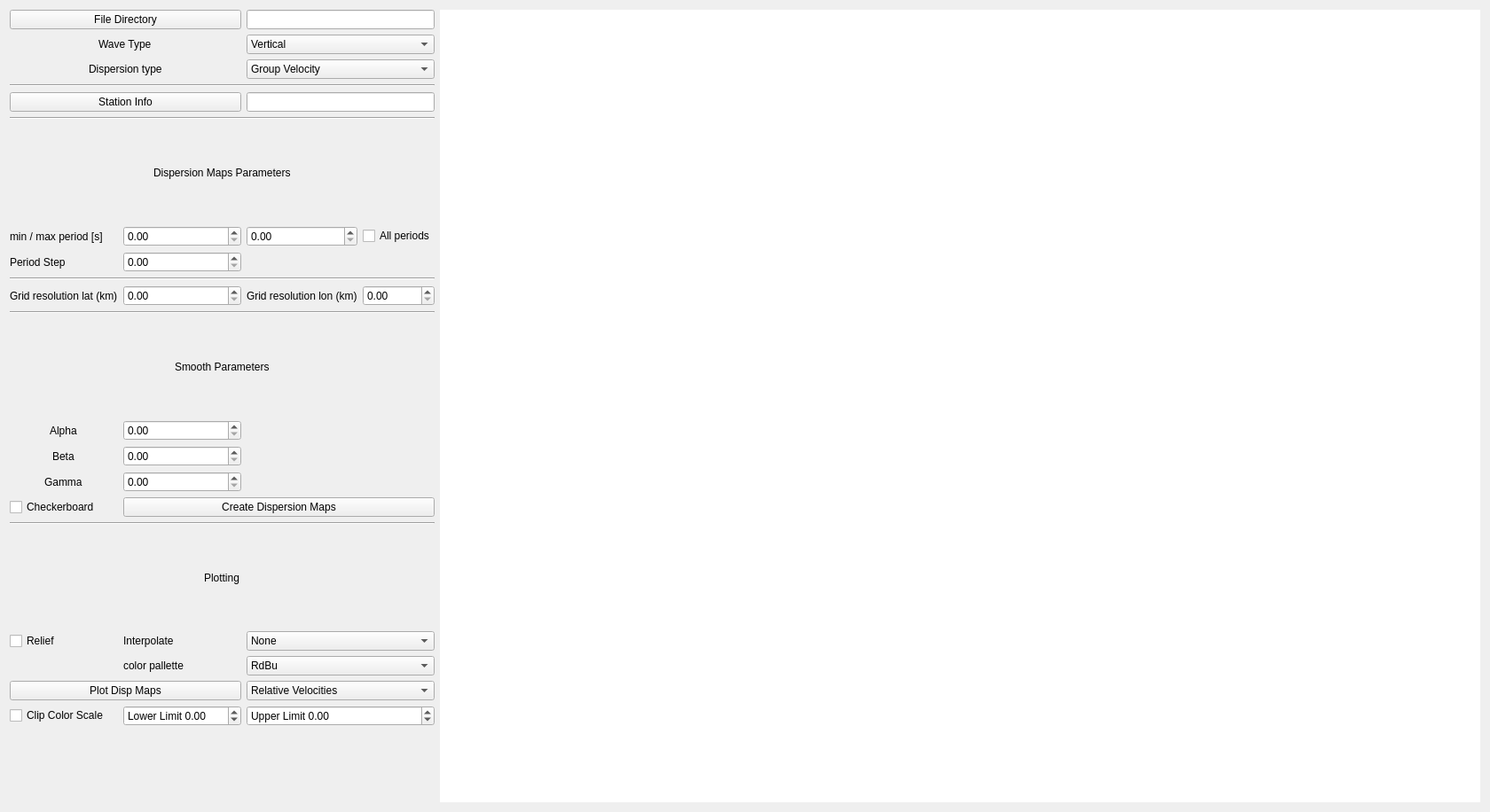
<?xml version="1.0" encoding="UTF-8"?>
<ui version="4.0">
 <class>EGFFrame</class>
 <widget class="QWidget" name="EGFFrame">
  <property name="geometry">
   <rect>
    <x>0</x>
    <y>0</y>
    <width>1680</width>
    <height>916</height>
   </rect>
  </property>
  <layout class="QHBoxLayout" name="horizontalLayout" stretch="0,0">
   <item>
    <widget class="QSplitter" name="splitter_3">
     <property name="sizePolicy">
      <sizepolicy hsizetype="Preferred" vsizetype="Preferred">
       <horstretch>0</horstretch>
       <verstretch>0</verstretch>
      </sizepolicy>
     </property>
     <property name="orientation">
      <enum>Qt::Vertical</enum>
     </property>
     <widget class="QWidget" name="layoutWidget_4">
      <layout class="QGridLayout" name="gridLayout_2">
       <item row="3" column="0">
        <layout class="QVBoxLayout" name="verticalLayout">
         <item>
          <widget class="QWidget" name="pagination_widget" native="true">
           <property name="sizePolicy">
            <sizepolicy hsizetype="Maximum" vsizetype="MinimumExpanding">
             <horstretch>0</horstretch>
             <verstretch>0</verstretch>
            </sizepolicy>
           </property>
           <property name="minimumSize">
            <size>
             <width>100</width>
             <height>20</height>
            </size>
           </property>
           <property name="maximumSize">
            <size>
             <width>400</width>
             <height>80</height>
            </size>
           </property>
           <property name="styleSheet">
            <string notr="true"/>
           </property>
           <layout class="QVBoxLayout" name="verticalLayout_4">
            <property name="spacing">
             <number>0</number>
            </property>
            <property name="leftMargin">
             <number>0</number>
            </property>
            <property name="topMargin">
             <number>0</number>
            </property>
            <property name="rightMargin">
             <number>0</number>
            </property>
            <property name="bottomMargin">
             <number>0</number>
            </property>
           </layout>
          </widget>
         </item>
        </layout>
       </item>
       <item row="0" column="0">
        <layout class="QGridLayout" name="gridLayout_7">
         <item row="10" column="0">
          <widget class="QLabel" name="label_2">
           <property name="text">
            <string>min / max period [s]</string>
           </property>
          </widget>
         </item>
         <item row="13" column="0">
          <widget class="QLabel" name="label_20">
           <property name="text">
            <string>Grid resolution lat (km)</string>
           </property>
          </widget>
         </item>
         <item row="7" column="0" colspan="4" alignment="Qt::AlignHCenter">
          <widget class="QLabel" name="label_9">
           <property name="text">
            <string>Dispersion Maps Parameters</string>
           </property>
          </widget>
         </item>
         <item row="11" column="1">
          <widget class="QDoubleSpinBox" name="periods_stepCB"/>
         </item>
         <item row="0" column="0" colspan="2">
          <widget class="QPushButton" name="read_pklBtn">
           <property name="toolTip">
            <string>Select the folder where you have the seismogram files</string>
           </property>
           <property name="text">
            <string>File Directory</string>
           </property>
          </widget>
         </item>
         <item row="27" column="0" colspan="2">
          <widget class="QPushButton" name="plotMapBtn">
           <property name="text">
            <string>Plot Disp Maps</string>
           </property>
          </widget>
         </item>
         <item row="2" column="0" colspan="2" alignment="Qt::AlignHCenter">
          <widget class="QLabel" name="label_12">
           <property name="text">
            <string>Dispersion type</string>
           </property>
          </widget>
         </item>
         <item row="17" column="1">
          <widget class="QDoubleSpinBox" name="alphaCB">
           <property name="maximum">
            <double>10000.000000000000000</double>
           </property>
          </widget>
         </item>
         <item row="24" column="0">
          <widget class="QCheckBox" name="reliefCB">
           <property name="text">
            <string>Relief</string>
           </property>
          </widget>
         </item>
         <item row="12" column="0" colspan="4">
          <widget class="Line" name="line_4">
           <property name="orientation">
            <enum>Qt::Horizontal</enum>
           </property>
          </widget>
         </item>
         <item row="25" column="1">
          <widget class="QLabel" name="label_13">
           <property name="text">
            <string>color pallette</string>
           </property>
          </widget>
         </item>
         <item row="13" column="3">
          <widget class="QDoubleSpinBox" name="grid_lonSB"/>
         </item>
         <item row="13" column="1">
          <widget class="QDoubleSpinBox" name="grid_latSB"/>
         </item>
         <item row="22" column="0" colspan="4" alignment="Qt::AlignHCenter">
          <widget class="QLabel" name="label_11">
           <property name="text">
            <string>Plotting</string>
           </property>
          </widget>
         </item>
         <item row="10" column="2">
          <widget class="QDoubleSpinBox" name="max_periodCB"/>
         </item>
         <item row="1" column="0" colspan="2" alignment="Qt::AlignHCenter">
          <widget class="QLabel" name="label">
           <property name="text">
            <string>Wave Type</string>
           </property>
          </widget>
         </item>
         <item row="17" column="0" alignment="Qt::AlignHCenter">
          <widget class="QLabel" name="label_6">
           <property name="text">
            <string>Alpha</string>
           </property>
          </widget>
         </item>
         <item row="16" column="0" colspan="4" alignment="Qt::AlignHCenter">
          <widget class="QLabel" name="label_5">
           <property name="text">
            <string>Smooth Parameters</string>
           </property>
          </widget>
         </item>
         <item row="21" column="0" colspan="4">
          <widget class="Line" name="line_5">
           <property name="orientation">
            <enum>Qt::Horizontal</enum>
           </property>
          </widget>
         </item>
         <item row="13" column="2">
          <widget class="QLabel" name="label_3">
           <property name="text">
            <string>Grid resolution lon (km)</string>
           </property>
          </widget>
         </item>
         <item row="6" column="0" colspan="4">
          <widget class="Line" name="line">
           <property name="orientation">
            <enum>Qt::Horizontal</enum>
           </property>
          </widget>
         </item>
         <item row="24" column="2" colspan="2">
          <widget class="QComboBox" name="interpCB">
           <property name="currentText">
            <string>None</string>
           </property>
           <item>
            <property name="text">
             <string>None</string>
            </property>
           </item>
           <item>
            <property name="text">
             <string>nearest</string>
            </property>
           </item>
           <item>
            <property name="text">
             <string>gaussian</string>
            </property>
           </item>
           <item>
            <property name="text">
             <string>bilinear</string>
            </property>
           </item>
           <item>
            <property name="text">
             <string>bicubic</string>
            </property>
           </item>
           <item>
            <property name="text">
             <string>bessel</string>
            </property>
           </item>
           <item>
            <property name="text">
             <string>spline16</string>
            </property>
           </item>
           <item>
            <property name="text">
             <string>spline36</string>
            </property>
           </item>
           <item>
            <property name="text">
             <string>hanning</string>
            </property>
           </item>
           <item>
            <property name="text">
             <string>hamming</string>
            </property>
           </item>
           <item>
            <property name="text">
             <string>hermite</string>
            </property>
           </item>
           <item>
            <property name="text">
             <string>kaiser</string>
            </property>
           </item>
           <item>
            <property name="text">
             <string>quadratic</string>
            </property>
           </item>
           <item>
            <property name="text">
             <string>catrom</string>
            </property>
           </item>
           <item>
            <property name="text">
             <string>mitchell</string>
            </property>
           </item>
           <item>
            <property name="text">
             <string>sinc</string>
            </property>
           </item>
           <item>
            <property name="text">
             <string>lanczos</string>
            </property>
           </item>
           <item>
            <property name="text">
             <string/>
            </property>
           </item>
          </widget>
         </item>
         <item row="3" column="0" colspan="4">
          <widget class="Line" name="line_2">
           <property name="orientation">
            <enum>Qt::Horizontal</enum>
           </property>
          </widget>
         </item>
         <item row="1" column="2" colspan="2">
          <widget class="QComboBox" name="wave_typeCB">
           <item>
            <property name="text">
             <string>Vertical</string>
            </property>
           </item>
           <item>
            <property name="text">
             <string>Transversal</string>
            </property>
           </item>
           <item>
            <property name="text">
             <string>All</string>
            </property>
           </item>
          </widget>
         </item>
         <item row="4" column="0" colspan="2">
          <widget class="QPushButton" name="stationsBtn">
           <property name="toolTip">
            <string>Click to view header information of the loaded seismogram files</string>
           </property>
           <property name="text">
            <string>Station Info</string>
           </property>
          </widget>
         </item>
         <item row="19" column="1">
          <widget class="QDoubleSpinBox" name="gammaCB">
           <property name="maximum">
            <double>10000.000000000000000</double>
           </property>
          </widget>
         </item>
         <item row="18" column="1">
          <widget class="QDoubleSpinBox" name="betaCB">
           <property name="maximum">
            <double>10000.000000000000000</double>
           </property>
          </widget>
         </item>
         <item row="19" column="0" alignment="Qt::AlignHCenter">
          <widget class="QLabel" name="label_8">
           <property name="text">
            <string>Gamma</string>
           </property>
          </widget>
         </item>
         <item row="15" column="0" colspan="4">
          <widget class="Line" name="line_3">
           <property name="orientation">
            <enum>Qt::Horizontal</enum>
           </property>
          </widget>
         </item>
         <item row="10" column="3">
          <widget class="QCheckBox" name="all_periodsCheck">
           <property name="text">
            <string>All periods</string>
           </property>
          </widget>
         </item>
         <item row="10" column="1">
          <widget class="QDoubleSpinBox" name="min_periodCB"/>
         </item>
         <item row="20" column="1" colspan="3">
          <widget class="QPushButton" name="createdispBtn">
           <property name="text">
            <string>Create Dispersion Maps</string>
           </property>
          </widget>
         </item>
         <item row="18" column="0" alignment="Qt::AlignHCenter">
          <widget class="QLabel" name="label_7">
           <property name="text">
            <string>Beta</string>
           </property>
          </widget>
         </item>
         <item row="11" column="0">
          <widget class="QLabel" name="label_4">
           <property name="text">
            <string>Period Step</string>
           </property>
          </widget>
         </item>
         <item row="0" column="2" colspan="2">
          <widget class="QLineEdit" name="rootPathForm"/>
         </item>
         <item row="25" column="2" colspan="2">
          <widget class="QComboBox" name="colorCB">
           <item>
            <property name="text">
             <string>RdBu</string>
            </property>
           </item>
           <item>
            <property name="text">
             <string>coolwarm</string>
            </property>
           </item>
           <item>
            <property name="text">
             <string>seismic</string>
            </property>
           </item>
           <item>
            <property name="text">
             <string>Spectral</string>
            </property>
           </item>
           <item>
            <property name="text">
             <string>PiYG</string>
            </property>
           </item>
           <item>
            <property name="text">
             <string>PRGn</string>
            </property>
           </item>
           <item>
            <property name="text">
             <string>PuOr</string>
            </property>
           </item>
           <item>
            <property name="text">
             <string>RdGy</string>
            </property>
           </item>
           <item>
            <property name="text">
             <string>RdYlBu</string>
            </property>
           </item>
           <item>
            <property name="text">
             <string>RdYlGn</string>
            </property>
           </item>
           <item>
            <property name="text">
             <string>bwr</string>
            </property>
           </item>
          </widget>
         </item>
         <item row="4" column="2" colspan="2">
          <widget class="QLineEdit" name="StationsPathForm"/>
         </item>
         <item row="20" column="0">
          <widget class="QCheckBox" name="checkerCB">
           <property name="text">
            <string>Checkerboard</string>
           </property>
          </widget>
         </item>
         <item row="27" column="2" colspan="2">
          <widget class="QComboBox" name="mapTypeCB">
           <item>
            <property name="text">
             <string>Relative Velocities</string>
            </property>
           </item>
           <item>
            <property name="text">
             <string>Absolute Velocities</string>
            </property>
           </item>
           <item>
            <property name="text">
             <string>Resolution Map</string>
            </property>
           </item>
           <item>
            <property name="text">
             <string>Checkerboard</string>
            </property>
           </item>
          </widget>
         </item>
         <item row="24" column="1">
          <widget class="QLabel" name="label_10">
           <property name="text">
            <string>Interpolate</string>
           </property>
          </widget>
         </item>
         <item row="2" column="2" colspan="2">
          <widget class="QComboBox" name="disp_typeCB">
           <item>
            <property name="text">
             <string>Group Velocity</string>
            </property>
           </item>
           <item>
            <property name="text">
             <string>Phase Velocity</string>
            </property>
           </item>
           <item>
            <property name="text">
             <string>Both</string>
            </property>
           </item>
          </widget>
         </item>
         <item row="28" column="0">
          <widget class="QCheckBox" name="clipCB">
           <property name="text">
            <string>Clip Color Scale</string>
           </property>
          </widget>
         </item>
         <item row="28" column="1">
          <widget class="QDoubleSpinBox" name="lowlimitDB">
           <property name="prefix">
            <string>Lower Limit </string>
           </property>
           <property name="decimals">
            <number>2</number>
           </property>
           <property name="minimum">
            <double>-999.000000000000000</double>
           </property>
           <property name="maximum">
            <double>999.000000000000000</double>
           </property>
          </widget>
         </item>
         <item row="28" column="2" colspan="2">
          <widget class="QDoubleSpinBox" name="uplimitDB">
           <property name="prefix">
            <string>Upper Limit </string>
           </property>
           <property name="decimals">
            <number>2</number>
           </property>
           <property name="minimum">
            <double>-999.000000000000000</double>
           </property>
           <property name="maximum">
            <double>999.990000000000009</double>
           </property>
          </widget>
         </item>
        </layout>
       </item>
      </layout>
     </widget>
    </widget>
   </item>
   <item>
    <layout class="QGridLayout" name="gridLayout">
     <item row="0" column="0">
      <widget class="QWidget" name="plotMatWidget" native="true">
       <property name="sizePolicy">
        <sizepolicy hsizetype="MinimumExpanding" vsizetype="Preferred">
         <horstretch>0</horstretch>
         <verstretch>0</verstretch>
        </sizepolicy>
       </property>
       <property name="styleSheet">
        <string notr="true">background-color: rgb(255, 255, 255);</string>
       </property>
      </widget>
     </item>
    </layout>
   </item>
  </layout>
 </widget>
 <resources>
  <include location="../resources.qrc"/>
 </resources>
 <connections/>
</ui>
